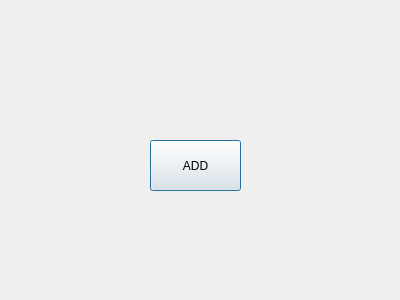
<?xml version="1.0" encoding="UTF-8"?>
<ui version="4.0">
 <class>SetDialog</class>
 <widget class="QDialog" name="SetDialog">
  <property name="geometry">
   <rect>
    <x>0</x>
    <y>0</y>
    <width>400</width>
    <height>300</height>
   </rect>
  </property>
  <property name="windowTitle">
   <string>Dialog</string>
  </property>
  <widget class="QPushButton" name="BtnAdd">
   <property name="geometry">
    <rect>
     <x>150</x>
     <y>140</y>
     <width>91</width>
     <height>51</height>
    </rect>
   </property>
   <property name="text">
    <string>ADD</string>
   </property>
  </widget>
 </widget>
 <resources/>
 <connections/>
</ui>
